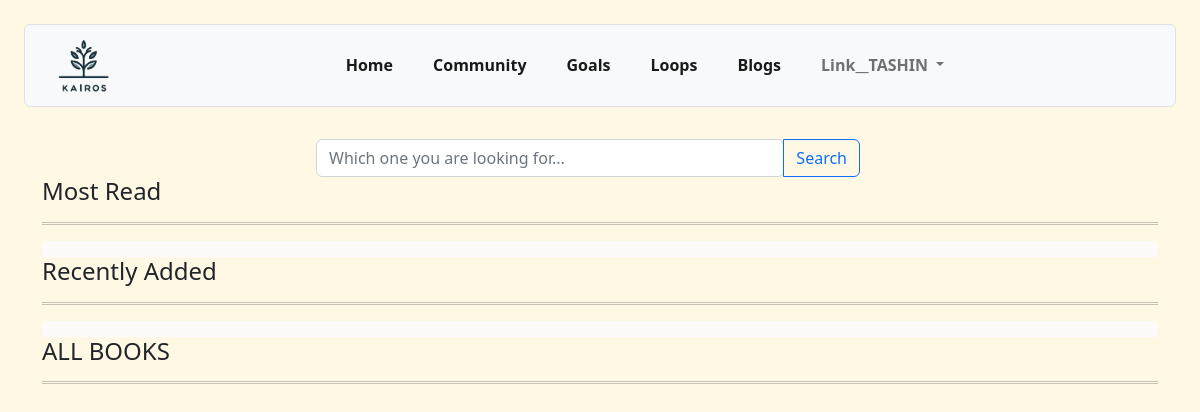
The page /Life-Library/lifelibrary.php on the database as committed earlier.
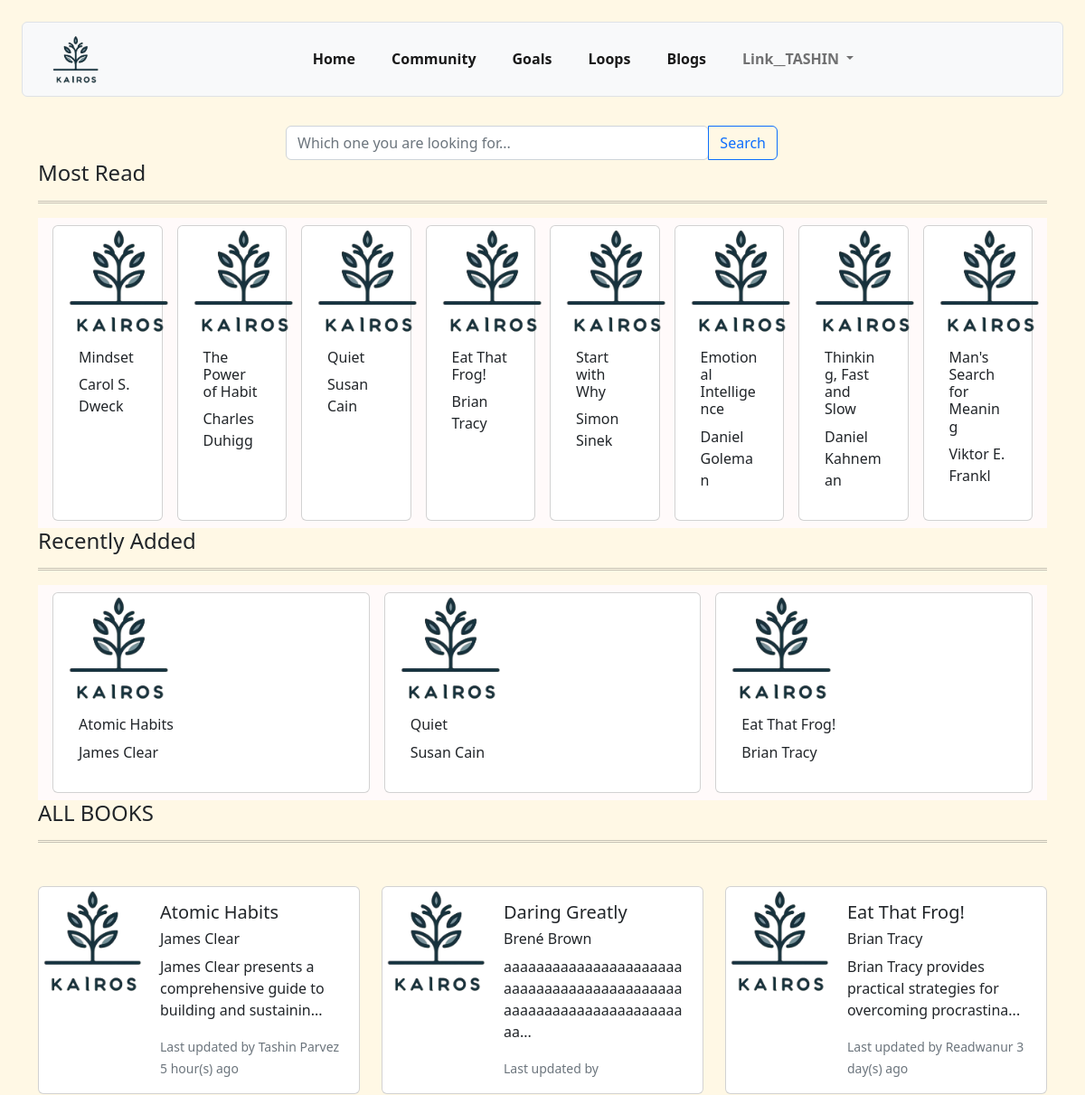
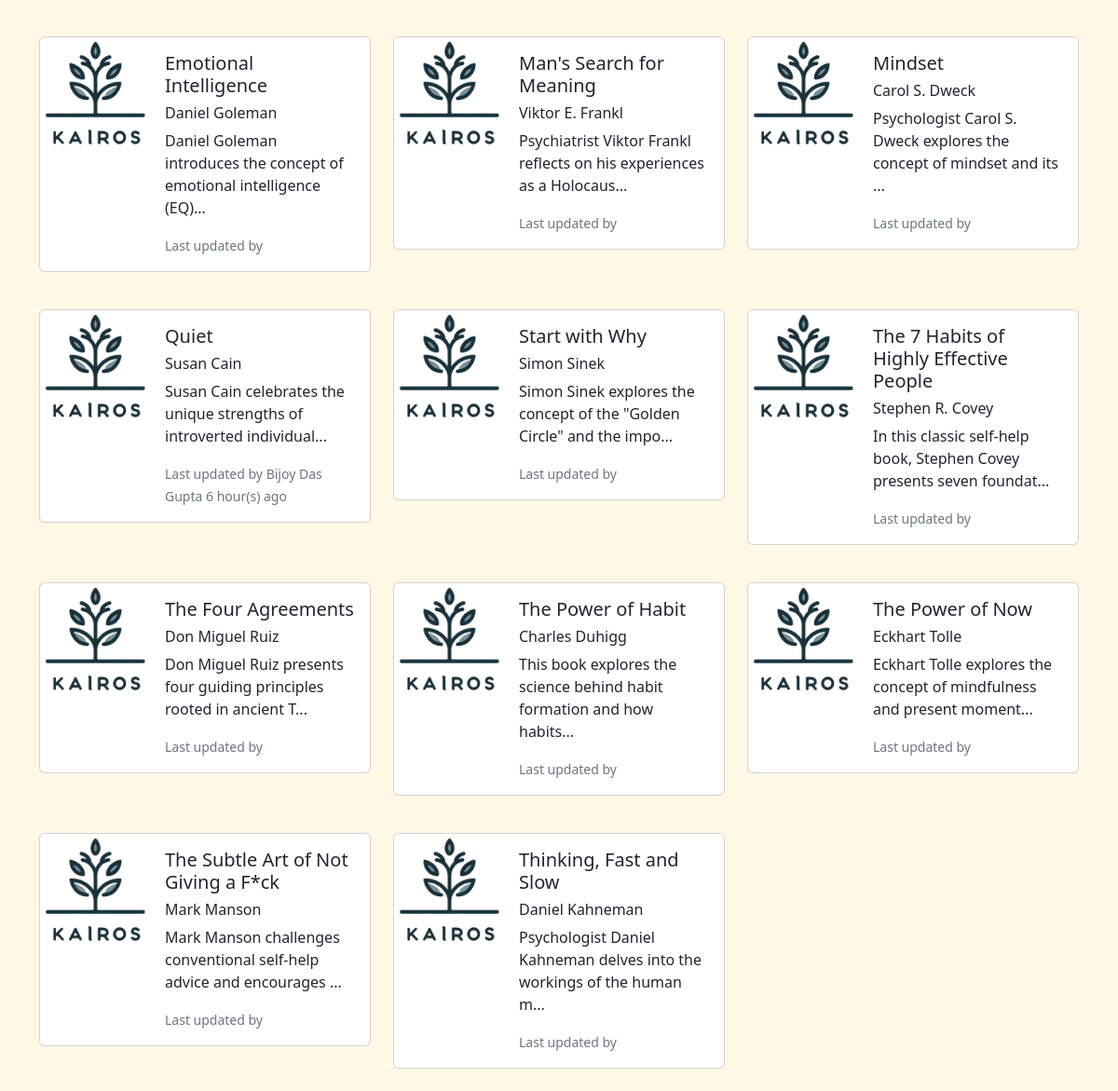
The same page on the database as committed later (2 pictures, top to bottom).
### tables this page shows
CREATE TABLE `life_library` (
  `bookName` varchar(100) NOT NULL,
  `authorName` varchar(100) NOT NULL,
  `details` varchar(500) DEFAULT NULL,
  `clicked` int(11) NOT NULL
);

### Life-Library/lifelibrary.php (the view, shortened to what this page needs)
<?php
include('../Dashboard/connect_db.php');
$sql = "SELECT bookName, authorName
        FROM life_library
        ORDER BY clicked DESC
        Limit 8";
$resultantLabel =  mysqli_query($conn, $sql);
$mostRead = mysqli_fetch_all($resultantLabel);
$sql = "SELECT life_library.bookName, life_library.authorName
        FROM notes AS t
        INNER JOIN (
                    SELECT title, MAX(created_at) AS latest_created_at
                    FROM notes
                    WHERE public = 1
                    GROUP BY title
                    ) AS latest
        ON t.title = latest.title AND t.created_at = latest.latest_created_at
        INNER JOIN
        life_library
        ON t.title = life_library.bookName
        ORDER BY created_at DESC
        LIMIT 8";
$result =  mysqli_query($conn, $sql);
$recentlyAdded = mysqli_fetch_all($result);
$sql = "SELECT lf.bookName, lf.authorName, CONCAT(LEFT(lf.details, 68), '...') AS 'lf.details',
        CASE
                WHEN lastName IS NULL THEN firstName
                ELSE CONCAT(firstName, ' ', lastName)
        END AS fullName,
        CASE
                WHEN TIMESTAMPDIFF(YEAR, ntb.created_at, NOW()) >= 1  THEN CONCAT(TIMESTAMPDIFF(YEAR, created_at, NOW()), ' year(s) ago')
                WHEN TIMESTAMPDIFF(MONTH, ntb.created_at, NOW()) >= 1 THEN CONCAT(TIMESTAMPDIFF(MONTH, created_at, NOW()), ' month(s) ago')
                WHEN TIMESTAMPDIFF(DAY, ntb.created_at, NOW()) >= 1   THEN CONCAT(TIMESTAMPDIFF(DAY, created_at, NOW()), ' day(s) ago')
                WHEN TIMESTAMPDIFF(HOUR, ntb.created_at, NOW()) >= 1  THEN CONCAT(TIMESTAMPDIFF(HOUR, created_at, NOW()), ' hour(s) ago')
                ELSE CONCAT(TIMESTAMPDIFF(MINUTE, ntb.created_at, NOW()), ' minute(s) ago')
        END AS time_ago
        FROM life_library AS lf
        LEFT JOIN
        (
            SELECT n.title, ui.firstName , ui.lastName, n.created_at
            FROM (
                    SELECT t.*
                    FROM notes AS t
                    INNER JOIN (
                                SELECT title, MAX(created_at) AS latest_created_at
                                FROM notes
                                WHERE public = 1
                                GROUP BY title
                            ) AS latest
                    ON t.title = latest.title AND t.created_at = latest.latest_created_at
            ) as n
            INNER JOIN
            user_info as ui
            ON n.userHandle = ui.userHandle
            ORDER BY n.created_at
        ) AS ntb
        ON bookName =  ntb.title
        ORDER BY lf.bookName, ntb.created_at DESC;";
$result =  mysqli_query($conn, $sql);
$ABCDRead = mysqli_fetch_all($result);
?>
<!DOCTYPE html>
<html lang="en">
<head>
    <link rel="stylesheet" href="editProfile.php">
    <link rel="stylesheet" href="../Dashboard/style.css">
    <link rel="stylesheet" href="library.css">
    <link href="https://cdn.jsdelivr.net/npm/bootstrap@5.2.3/dist/css/bootstrap.min.css" rel="stylesheet">
</head>
<body>
    <?php include('/Kairos/Dashboard/navbar.php'); ?>
    <div class="container-fluid">
        <div class="row m-0">
            <div class="row justify-content-center mt-3" style="overflow-x: hidden;">
                <div class="col-lg-6">
                    <div class="input-group">
                        <input type="search" class="form-control rounded" placeholder="Which one you are looking for..." aria-label="Search" aria-describedby="search-addon" />
                        <button type="button" class="btn btn-outline-primary" data-mdb-ripple-init>Search</button>
                    </div>
                </div>
            </div>
        </div>
    </div>
    <div class="container">
        <H4>Most Read</H4>
        <hr class="double">
        <div class="container" style="background: snow;">
            <div class="row mt-1 p-2">
                <?php
                foreach ($mostRead as $read) { ?>
                    <div class="col card ms-2 me-2 "><img src="../Images/logo2.png">
                        <div class="card-body">
                            <div class="layer">
                                <h6> <?php echo htmlspecialchars($read[0]); ?></h6>
                                <p> <?php echo htmlspecialchars($read[1]); ?> </p>
                            </div>
                        </div>
                    </div>
                <?php } ?>
            </div>
        </div>
    </div>
    <div class="container">
        <H4>Recently Added</H4>
        <hr class="double">
        <div class="container" style="background: snow;">
            <div class="row mt-1 p-2">
                <?php
                foreach ($recentlyAdded as $read) { ?>
                    <div class="col card ms-2 me-2 "><img src="../Images/logo2.png">
                        <div class="card-body">
                            <div class="layer">
                                <h6> <?php echo htmlspecialchars($read[0]); ?></h6>
                                <p> <?php echo htmlspecialchars($read[1]); ?> </p>
                            </div>
                        </div>
                    </div>
                <?php } ?>
            </div>
        </div>
    </div>
    <div class="container">
        <H4>ALL BOOKS</H4>
        <hr class="double">
        <div class="row row-cols-1 row-cols-md-3 g-4 mt-4">
            <?php
            foreach ($ABCDRead as $book) { ?>
                <div class="col">
                    <div class="card mb-3" style="max-width: 540px;">
                        <div class="row g-0">
                            <div class="col-md-4">
                                <img src="../Images/logo2.png" class="img-fluid rounded-start" alt="...">
                            </div>
                            <div class="col-md-8">
                                <div class="card-body">
                                    <h5 class="card-title">
                                        <?php echo htmlspecialchars($book[0]); ?>
                                    </h5>
                                    <h6>
                                        <?php echo htmlspecialchars($book[1]); ?>
                                    </h6>
                                    <p class="card-text">
                                        <?php echo htmlspecialchars($book[2]); ?>
                                    </p>
                                    <p class="card-text"><small class="text-muted">Last updated by
                                            <?php echo htmlspecialchars($book[3]); ?>
                                            <?php echo htmlspecialchars($book[4]); ?>
                                        </small></p>
                                </div>
                            </div>
                        </div>
                    </div>
                </div>
            <?php } ?>
        </div>
    </div>
</body>
</html>

### Dashboard/navbar.php (shortened to what this page needs)
<!DOCTYPE html>
<html lang="en">
<head>
    <link rel="stylesheet" href="style.css">
    <link href="https://cdn.jsdelivr.net/npm/bootstrap@5.2.3/dist/css/bootstrap.min.css" rel="stylesheet">
</head>
<body class="bg-warning p-2 text-dark bg-opacity-10">
    <nav class="navbar navbar-expand-lg bg-light m-3 border rounded">
        <div class="container-fluid">
            <a class="navbar-brand" href="#">
                <img src="../images/logo2.png" alt="Bootstrap" height="55" style="
                padding-left: 19px;">
            </a>
            <div class="collapse navbar-collapse" id="navbarScroll">
                <ul class="navbar-nav me-auto my-2 my-lg-0 navbar-nav-scroll mx-auto" style="--bs-scroll-height: 100px;">
                    <li class="nav-item tashin">
                        <a class="nav-link active fw-bold" aria-current="page" href="#">Home</a>
                    </li>
                    <li class="nav-item tashin ps-4">
                        <a class="nav-link active fw-bold" aria-current="page" href="#">Community</a>
                    </li>
                    <li class="nav-item tashin ps-4">
                        <a class="nav-link active fw-bold" aria-current="page" href="#">Goals</a>
                    </li>
                    <li class="nav-item tashin ps-4">
                        <a class="nav-link active fw-bold" aria-current="page" href="#">Loops</a>
                    </li>
                    <li class="nav-item tashin ps-4">
                        <a class="nav-link active fw-bold" aria-current="page" href="#">Blogs</a>
                    </li>
                    <li class="nav-item dropdown ps-4">
                        <a class="nav-link dropdown-toggle fw-bold" href="#" role="button" data-bs-toggle="dropdown" aria-expanded="false">
                            Link__TASHIN
                        </a>
                    </li>
                </ul>
            </div>
        </div>
    </nav>
</body>

### Dashboard/style.css (style rules this page uses)
* { margin: 0; padding: 0; }
.tashin ::after { content: ""; width: 0%; height: 2px; display: block; background: #f44336; margin: auto; transition: 0.5s; }

### Life-Library/library.css (style rules this page uses)
.col img { width: 15vh; }
hr.double { border-top: 3px double; border-bottom: none; }

Rows that differ between the two databases and show on the page:
added life_library: bookName "Mindset", authorName "Carol S. Dweck", book "Psychologist Carol S. Dweck explores the concept of mindset and its ..."
added life_library: bookName "The Power of Habit", authorName "Charles Duhigg", book "This book explores the science behind habit formation and how habits..."
added life_library: bookName "Quiet", authorName "Susan Cain", book "Susan Cain celebrates the unique strengths of introverted individual...", book "Bijoy Das Gupta", book "6 hour(s) ago"
added life_library: bookName "Eat That Frog!", authorName "Brian Tracy", book "Brian Tracy provides practical strategies for overcoming procrastina...", book "Readwanur", book "3 day(s) ago"
added life_library: bookName "Start with Why", authorName "Simon Sinek", book "Simon Sinek explores the concept of the \"Golden Circle\" and the impo..."
added life_library: bookName "Emotional Intelligence", authorName "Daniel Goleman", book "Daniel Goleman introduces the concept of emotional intelligence (EQ)..."
added life_library: bookName "Thinking, Fast and Slow", authorName "Daniel Kahneman", book "Psychologist Daniel Kahneman delves into the workings of the human m..."
added life_library: bookName "Man's Search for Meaning", authorName "Viktor E. Frankl", book "Psychiatrist Viktor Frankl reflects on his experiences as a Holocaus..."
added life_library: bookName "Atomic Habits", authorName "James Clear", book "James Clear presents a comprehensive guide to building and sustainin...", book "Tashin Parvez", book "5 hour(s) ago"
added life_library: bookName "Daring Greatly", authorName "Brené Brown", book "aaaaaaaaaaaaaaaaaaaaaaaaaaaaaaaaaaaaaaaaaaaaaaaaaaaaaaaaaaaaaaaaaaaa...", shown under "ALL BOOKS"
added life_library: bookName "The 7 Habits of Highly Effective People", authorName "Stephen R. Covey", book "In this classic self-help book, Stephen Covey presents seven foundat...", shown under "ALL BOOKS"
added life_library: bookName "The Four Agreements", authorName "Don Miguel Ruiz", book "Don Miguel Ruiz presents four guiding principles rooted in ancient T...", shown under "ALL BOOKS"
added life_library: bookName "The Power of Now", authorName "Eckhart Tolle", book "Eckhart Tolle explores the concept of mindfulness and present moment...", shown under "ALL BOOKS"
added life_library: bookName "The Subtle Art of Not Giving a F*ck", authorName "Mark Manson", book "Mark Manson challenges conventional self-help advice and encourages ...", shown under "ALL BOOKS"
